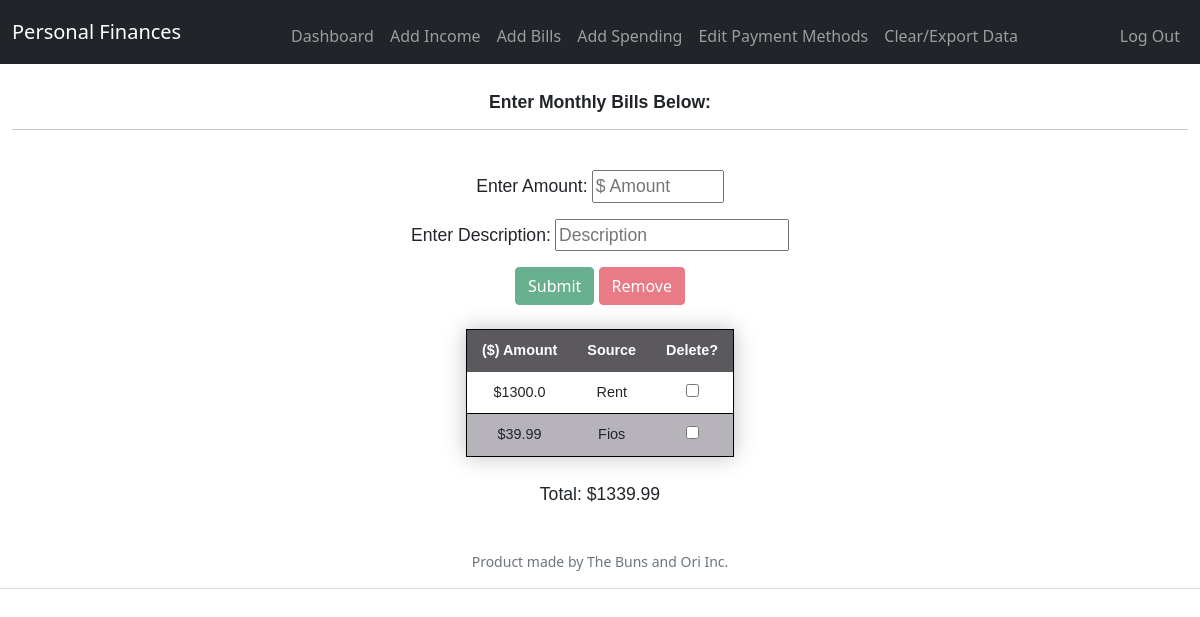
Page /addFixedCosts (signed in) on the committed database.
### tables this page shows
CREATE TABLE fixedCosts (id INTEGER PRIMARY KEY AUTOINCREMENT NOT NULL, userID int, source TEXT NOT NULL, amount DOUBLE(8,2), frequency TEXT NOT NULL);

### app.py (the view)
@app.route("/addFixedCosts", methods=["GET", "POST"])
@login_required
def addFixedCosts():
    connection = create_connection("pFinances.db")
    if request.method == "POST":
        rowsToDelete = request.form.get("deleteInput")
        deleteMode = request.form.get("removeClicked")
        if rowsToDelete != "" and deleteMode != "" and int(deleteMode) == 1: #check if anything to delete
            rowNums = []
            for x in range(len(rowsToDelete)):
                if (rowsToDelete[x] != ','):
                    rowNums.append(rowsToDelete[x])
            fixCostSQL = ("SELECT id FROM fixedCosts WHERE userID = " + str(session["user_id"]))
            fixCostTuple = execute_read_query(connection, str(fixCostSQL))
            tupleList = list(fixCostTuple)
            idList = []
            for y in range(len(rowNums)):
                if int(rowNums[y]) == 1:
                    idList.append(re.sub("[^0-9]", "", str(tupleList[y])))
            deleteSQL = ("DELETE FROM fixedCosts WHERE id IN (" +', '.join(idList) + ")")
            execute_query(connection, deleteSQL)
            return redirect("/addFixedCosts")
        else:
            amount = request.form.get("amount")
            description = request.form.get("description")
            insertFixCost = ("INSERT INTO fixedCosts (userID, source, amount, frequency) VALUES" + "('" + str(session["user_id"]) + "','" + description + "','" + amount + "','" + "1" + "')")
            execute_query(connection, str(insertFixCost))
            fixCostsSQL = ("SELECT amount,source FROM fixedCosts WHERE userID = " + str(session["user_id"]))
            fixCostsTuple = execute_read_query(connection, str(fixCostsSQL))
            keys = ['amount', 'source']
            fixCostsDicts = [dict(zip(keys,d)) for d in fixCostsTuple]
            total = 0.0
            for x in range(len(fixCostsDicts)):
                total = total + float(fixCostsDicts[x]['amount'])
            return render_template("addFixedCosts.html", fixCostsDicts=fixCostsDicts, total=round(total,2))
    else:
        fixCostsSQL = ("SELECT amount,source FROM fixedCosts WHERE userID = " + str(session["user_id"]))
        fixCostsTuple = execute_read_query(connection, str(fixCostsSQL))
        keys = ['amount', 'source']
        fixCostsDicts = [dict(zip(keys,d)) for d in fixCostsTuple]
        total = 0.0
        for x in range(len(fixCostsDicts)):
            total = total + float(fixCostsDicts[x]['amount'])
        return render_template("addFixedCosts.html", fixCostsDicts=fixCostsDicts, total=round(total,2))

### helpers.py (called while the page is built)
def login_required(f):
    @wraps(f)
    def decorated_function(*args, **kwargs):
        if session.get("user_id") is None:
            return redirect("/login")
        return f(*args, **kwargs)
    return decorated_function

def create_connection(path):
    connection = None
    try:
        connection = sqlite3.connect(path)
        print("Connected successfully!")
    except Error as e:
        print(f"The error '{e}' occured")
    return connection

def execute_read_query(connection, query):
    cursor = connection.cursor()
    result = None
    try:
        cursor.execute(query)
        result = cursor.fetchall()
        connection.commit()
        return result
    except Error as e:
        print(f"The error '{e}' occured")

### templates/addFixedCosts.html (shortened to what this page needs)
{% extends "layout.html" %}
{% block main %}
    <h6>Enter Monthly Bills Below:</h6>
    <hr>
    <form action="/addFixedCosts" method="post" class="form-purchase-inputs">
        <br>
        <div class="mb-3">
            <label for="amount">Enter Amount:</label>
            <input autocomplete="off" autofocus id="amount" name="amount" placeholder="$ Amount" type="text" size="10">
        </div>
        <div class="mb-3">
            <label for="description">Enter Description:</label>
            <input id="description" name="description" placeholder="Description" type="text">
        </div>
        <button class="btn btn-success" type="submit" id="submit" onclick="roundAmount()">Submit</button>
        <button class="btn btn-danger" type="submit" id="remove" onclick="document.getElementById('removeClicked').setAttribute('value', 1)" disabled>Remove</button>
        <br><br>
        <table class="table-w-style">
            <thead>
                <tr>
                    <th>($) Amount</th>
                    <th>Source</th>
                    <th>Delete?</th>
                </tr>
            </thead>
            <tbody>
                {% for fixCosts in fixCostsDicts %}
                        <tr>
                            <td> ${{ fixCosts["amount"] }}</td>
                            <td> {{ fixCosts["source"] }}</td>
                            <td><input type="checkbox" class="checkboxes" id="fixCost" name="fixCost" value="0" onclick="setValue(this)">
                        </tr>
                {% endfor %}
            </tbody>
        </table>
        <br>
        <p>Total: ${{ total }}</p>
    </form>
{% endblock %}

### static/styles.css (style rules this page uses)
.table-w-style { margin-left: auto; margin-right: auto; border-collapse: collapse; border-style: solid; border-width: 1px; border-color: black; font-size: 0.9em; font-family: Tahoma, sans-serif; min-width: 200px; box-shadow: 0 0 20px rgba(0,0,0,0.25); }
.table-w-style thead tr { background-color: #5c595e; color: white; text-align: center; text-transform: capitalize; font-size: 1.0em; }
.table-w-style th, td { padding: 10px 15px; text-transform: capitalize; }
.table-w-style tbody tr { border-bottom: 1px solid black; }
.table-w-style tbody tr:nth-of-type(even) { background-color: #b7b3ba; }
h6 { font-family: Tahoma, sans-serif; font-size: 1.1em; font-weight: bold; }
label, input, p { font-family: Tahoma, sans-serif; font-size: 1.1em; }

### rows in the picture
fixedCosts: amount "1300.0", source "Rent"
fixedCosts: amount "39.99", source "Fios"

### other values in the picture
{{ total }} "1339.99"
